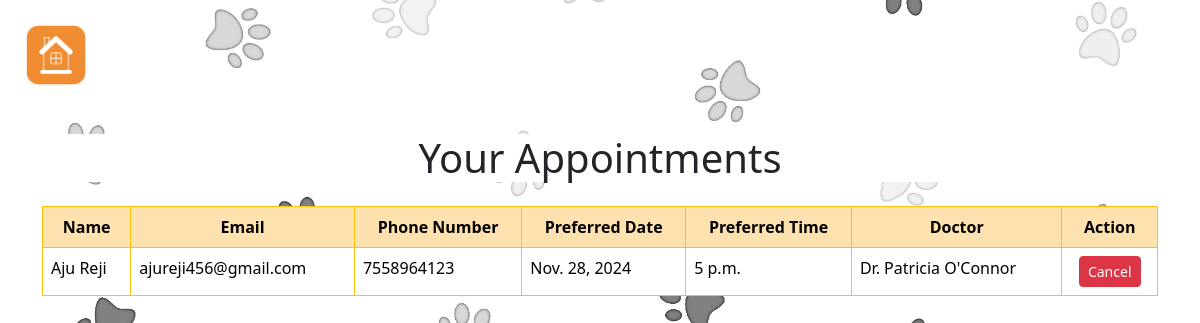
The app's page /tapp/tablea/ (signed in) with its own data.
### tapp/models.py (models this page shows)
class Appointment(models.Model):
    user = models.ForeignKey(User, on_delete=models.CASCADE)
    owner_name = models.CharField(max_length=255)
    email = models.EmailField()
    phone_number = models.CharField(max_length=10)
    preferred_date = models.DateField()
    preferred_time = models.TimeField()
    doctor = models.CharField(max_length=255)

### tapp/views.py (the view)
# urls.py: path('tablea/',views.tablea,name='tablea'),
def tablea(request):
    appointments = Appointment.objects.filter(user=request.user)  # Fetch all appointments
    return render(request, 'tablea.html', {'appointments': appointments})

### templates/tablea.html (shortened to what this page needs)
<!DOCTYPE html>
{% load static %}
<html lang="en">
<head>
    <link href="https://cdn.jsdelivr.net/npm/bootstrap@5.3.3/dist/css/bootstrap.min.css" rel="stylesheet">
</head>
<body>
<br>
    <button id="b1" title="Back to Home">
        <a href="{% url 'homepgl' %}"><img src="{% static 'img/homesymbol.png' %}" alt="Button Image" ></a>
    </button>
 <div class="container mt-5">
        <h1 class="text-center " style="background-color: white;">Your Appointments</h1>
        <table class="table table-bordered table-hover mt-4 border-warning">
                <tr>
                    <th style="background-color: rgb(253, 225, 174);" class="text-center">Name</th>
                    <th style="background-color: rgb(253, 225, 174);" class="text-center">Email</th>
                    <th style="background-color: rgb(253, 225, 174);" class="text-center">Phone Number</th>
                    <th style="background-color: rgb(253, 225, 174);" class="text-center">Preferred Date</th>
                    <th style="background-color: rgb(253, 225, 174);" class="text-center">Preferred Time</th>
                    <th style="background-color: rgb(253, 225, 174);" class="text-center">Doctor</th>
                    <th style="background-color: rgb(253, 225, 174);" class="text-center">Action</th>
                </tr>
                {% for appointment in appointments %}
                <tr>
                    <td>{{ appointment.owner_name }}</td>
                    <td>{{ appointment.email }}</td>
                    <td>{{ appointment.phone_number }}</td>
                    <td>{{ appointment.preferred_date }}</td>
                    <td>{{ appointment.preferred_time }}</td>
                    <td>{{ appointment.doctor }}</td>
                    <td class="text-center">
                        <form method="POST" action="{% url 'cancel_appointment' appointment.id %}">
                            <button type="submit" class="btn btn-danger btn-sm">Cancel</button>
                        </form>
                    </td>
                </tr>
                {% empty %}
                <tr>
                <td colspan="6" class="text-center">No appointments yet.</td>
                </tr>
                {% endfor %}
        </table>
</body>
</html>

### records on screen
Appointment: owner_name "Aju Reji", email "ajureji456@gmail.com", phone_number "7558964123", preferred_date "Nov. 28, 2024", preferred_time "5 p.m.", doctor "Dr. Patricia O'Connor"
